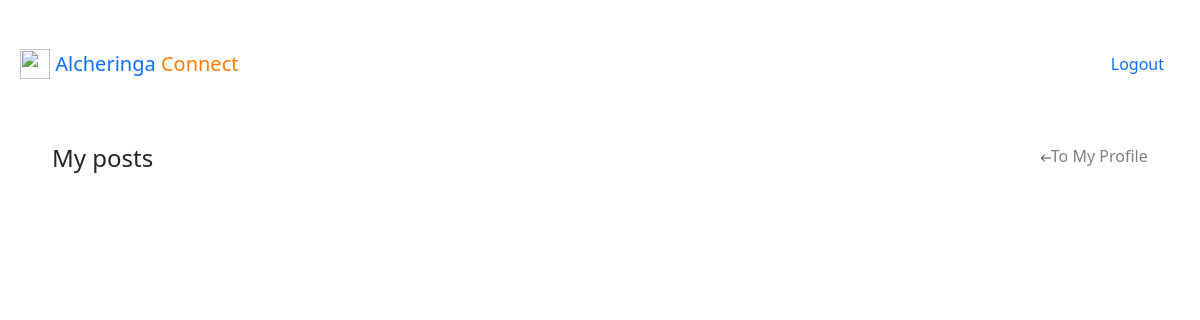
/mypost/ (signed in), run on an earlier commit of the app's database.
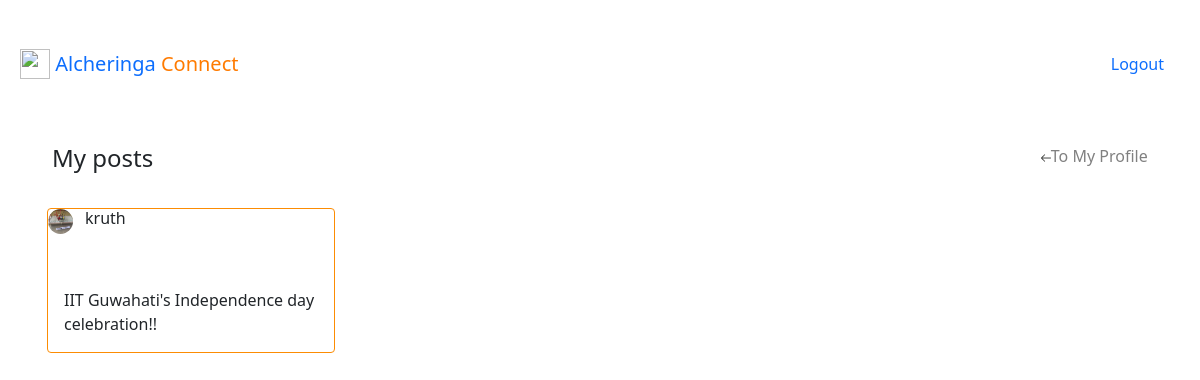
And on a later commit of the database.
### AlcherWeb/models.py (models this page shows, shortened)
class Post(models.Model):
    author=models.ForeignKey(User,on_delete=models.CASCADE)
    posted_pic = models.ImageField(default='default.jpg',upload_to='posted_pics')
    content = models.TextField(default='')
    favourites=models.ManyToManyField(User,related_name='favourite',default=None,blank=True)

### AlcherWeb/views.py (the view)
# urls.py: path('mypost/', Web_views.myposts, name='mypost'),
@login_required
def myposts(request):
    context={
         'posts':Post.objects.filter(author=request.user),
         'image':request.user.Profile.image
    }
    return render(request, 'AlcherWeb/myposts.html',context)

### AlcherWeb/templates/AlcherWeb/myposts.html (shortened to what this page needs)
{% extends "AlcherWeb/base.html" %}
{% load static %}
{% block content %}
<link rel="stylesheet" href="{% static '/CSS/myposts.css' %}">
<div class="container">
  <div class="row">
    <div class="col">
      <h4>My posts</h4>
    </div>
    <div class="col">
      <span class="aer"><a class="anc" href="{% url 'profile' %}"> <img src="{% static 'images/leftarrow.png' %}" height="10px"
            width="10px" alt="">To My Profile</a></span>
    </div>
  </div>
  <div class="row">
    {% for post in posts%}
    <div class="col-6 col-md-4">
      <div class="card" style="width: 18rem; border: solid 1px; border-color: #fc8c03;">
          <div class="card-title">
            <div style="display:inline-flex; gap: 12px;">
            <img style="border-radius: 50%;" src="{{ image.url }}" class="round-bord" width="25px"
                        height="25px" alt="">
              <h6 class="card-title"> {{post.author}}</h6>
            </div>
          </div>
        <div class="card-body">
          <p class="card-text">{{post.content}}</p>
        </div>
    </div>
  </div>
  {% endfor %}
  {% endblock content %}

What changed in the data, as far as the page shows it:
added Post: author "kruth", content "IIT Guwahati's Independence day celebration!!"
